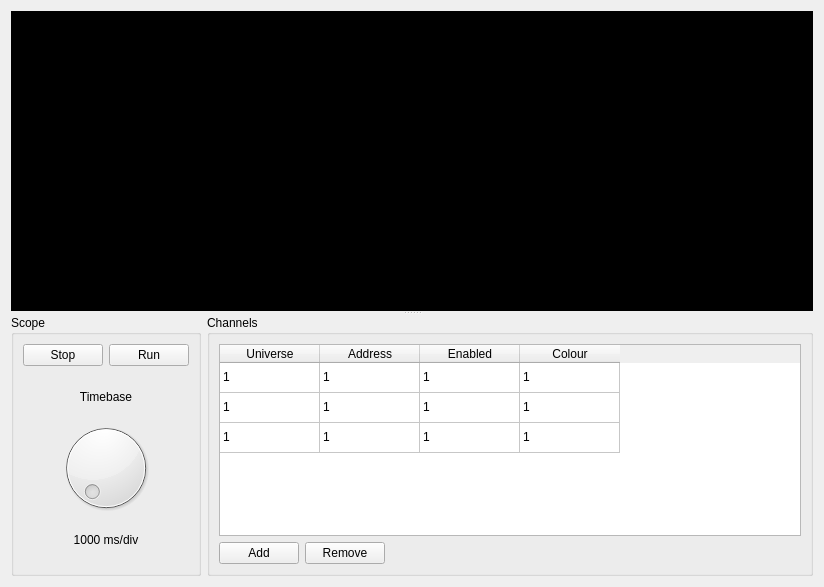
<?xml version="1.0" encoding="UTF-8"?>
<ui version="4.0">
 <class>ScopeWindow</class>
 <widget class="QWidget" name="ScopeWindow">
  <property name="geometry">
   <rect>
    <x>0</x>
    <y>0</y>
    <width>824</width>
    <height>581</height>
   </rect>
  </property>
  <property name="windowTitle">
   <string>Form</string>
  </property>
  <property name="windowIcon">
   <iconset resource="../res/resources.qrc">
    <normaloff>:/icons/scope.png</normaloff>:/icons/scope.png</iconset>
  </property>
  <layout class="QVBoxLayout" name="verticalLayout_4">
   <item>
    <widget class="QSplitter" name="splitter">
     <property name="orientation">
      <enum>Qt::Vertical</enum>
     </property>
     <widget class="ScopeWidget" name="widget" native="true">
      <property name="sizePolicy">
       <sizepolicy hsizetype="Preferred" vsizetype="Expanding">
        <horstretch>0</horstretch>
        <verstretch>0</verstretch>
       </sizepolicy>
      </property>
      <property name="minimumSize">
       <size>
        <width>0</width>
        <height>300</height>
       </size>
      </property>
      <property name="styleSheet">
       <string notr="true">background-color: rgb(0, 0, 0);</string>
      </property>
     </widget>
     <widget class="QWidget" name="horizontalLayoutWidget_3">
      <layout class="QHBoxLayout" name="horizontalLayout_3">
       <item>
        <widget class="QGroupBox" name="groupBox_2">
         <property name="title">
          <string>Scope</string>
         </property>
         <layout class="QVBoxLayout" name="verticalLayout_2">
          <item>
           <layout class="QHBoxLayout" name="horizontalLayout">
            <item>
             <widget class="QPushButton" name="pushButton_2">
              <property name="text">
               <string>Stop</string>
              </property>
             </widget>
            </item>
            <item>
             <widget class="QPushButton" name="pushButton">
              <property name="text">
               <string>Run</string>
              </property>
             </widget>
            </item>
           </layout>
          </item>
          <item>
           <widget class="QWidget" name="widget_2" native="true">
            <layout class="QVBoxLayout" name="verticalLayout">
             <item>
              <widget class="QLabel" name="label_2">
               <property name="text">
                <string>Timebase</string>
               </property>
               <property name="alignment">
                <set>Qt::AlignCenter</set>
               </property>
              </widget>
             </item>
             <item>
              <widget class="QDial" name="dial"/>
             </item>
             <item>
              <widget class="QLabel" name="label">
               <property name="text">
                <string>1000 ms/div</string>
               </property>
               <property name="alignment">
                <set>Qt::AlignCenter</set>
               </property>
              </widget>
             </item>
            </layout>
           </widget>
          </item>
         </layout>
        </widget>
       </item>
       <item>
        <widget class="QGroupBox" name="groupBox">
         <property name="title">
          <string>Channels</string>
         </property>
         <layout class="QVBoxLayout" name="verticalLayout_3">
          <item>
           <widget class="QTableWidget" name="tableWidget">
            <property name="sizePolicy">
             <sizepolicy hsizetype="Expanding" vsizetype="MinimumExpanding">
              <horstretch>0</horstretch>
              <verstretch>0</verstretch>
             </sizepolicy>
            </property>
            <attribute name="verticalHeaderVisible">
             <bool>false</bool>
            </attribute>
            <row>
             <property name="text">
              <string>New Row</string>
             </property>
            </row>
            <row>
             <property name="text">
              <string>New Row</string>
             </property>
            </row>
            <row>
             <property name="text">
              <string>New Row</string>
             </property>
            </row>
            <column>
             <property name="text">
              <string>Universe</string>
             </property>
            </column>
            <column>
             <property name="text">
              <string>Address</string>
             </property>
            </column>
            <column>
             <property name="text">
              <string>Enabled</string>
             </property>
            </column>
            <column>
             <property name="text">
              <string>Colour</string>
             </property>
            </column>
            <item row="0" column="0">
             <property name="text">
              <string>1</string>
             </property>
            </item>
            <item row="0" column="1">
             <property name="text">
              <string>1</string>
             </property>
            </item>
            <item row="0" column="2">
             <property name="text">
              <string>1</string>
             </property>
            </item>
            <item row="0" column="3">
             <property name="text">
              <string>1</string>
             </property>
            </item>
            <item row="1" column="0">
             <property name="text">
              <string>1</string>
             </property>
            </item>
            <item row="1" column="1">
             <property name="text">
              <string>1</string>
             </property>
            </item>
            <item row="1" column="2">
             <property name="text">
              <string>1</string>
             </property>
            </item>
            <item row="1" column="3">
             <property name="text">
              <string>1</string>
             </property>
            </item>
            <item row="2" column="0">
             <property name="text">
              <string>1</string>
             </property>
            </item>
            <item row="2" column="1">
             <property name="text">
              <string>1</string>
             </property>
            </item>
            <item row="2" column="2">
             <property name="text">
              <string>1</string>
             </property>
            </item>
            <item row="2" column="3">
             <property name="text">
              <string>1</string>
             </property>
            </item>
           </widget>
          </item>
          <item>
           <layout class="QHBoxLayout" name="horizontalLayout_2">
            <item>
             <widget class="QPushButton" name="pushButton_3">
              <property name="text">
               <string>Add</string>
              </property>
             </widget>
            </item>
            <item>
             <widget class="QPushButton" name="pushButton_4">
              <property name="text">
               <string>Remove</string>
              </property>
             </widget>
            </item>
            <item>
             <spacer name="horizontalSpacer">
              <property name="orientation">
               <enum>Qt::Horizontal</enum>
              </property>
              <property name="sizeHint" stdset="0">
               <size>
                <width>40</width>
                <height>20</height>
               </size>
              </property>
             </spacer>
            </item>
           </layout>
          </item>
         </layout>
        </widget>
       </item>
      </layout>
     </widget>
    </widget>
   </item>
  </layout>
 </widget>
 <customwidgets>
  <customwidget>
   <class>ScopeWidget</class>
   <extends>QWidget</extends>
   <header>scopewidget.h</header>
   <container>1</container>
  </customwidget>
 </customwidgets>
 <resources>
  <include location="../res/resources.qrc"/>
 </resources>
 <connections/>
</ui>
